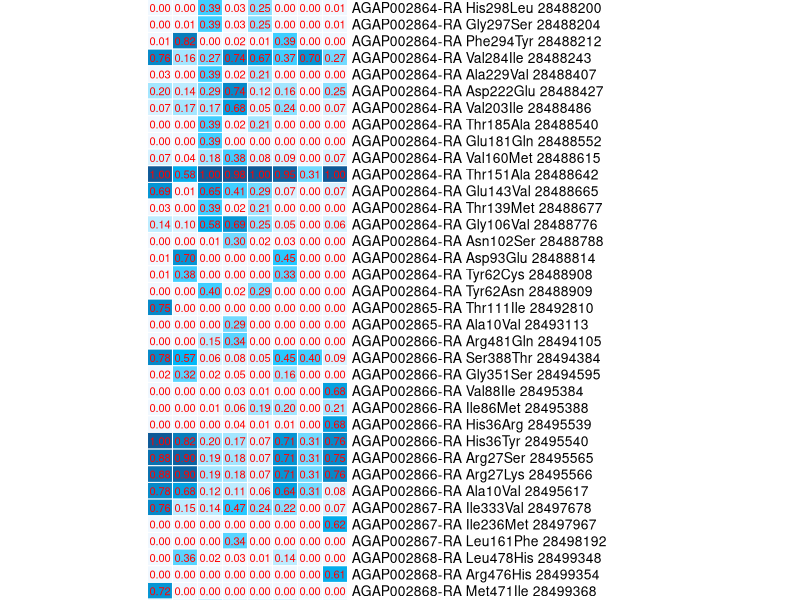

Write the R code that produced this figure.
library(pheatmap)
library(gmodels)


# input

tau = read.table("results_allpop/cyp6_all_cyp6.allele_fq.csv", sep="\t", header = T)


rownames(tau) = paste(tau$gene_eff, tau$PEP_eff, tau$POS)
varbool = tau$all>0.05 & tau$is_nonsyn == "True"
tam = tau[varbool,c("AOM","BFM","BFS","CMS","GAS","GWA","KES","UGS")]

col.fun = colorRampPalette(interpolate="l",c("aliceblue","deepskyblue","dodgerblue4"))
cod.fun = colorRampPalette(c("firebrick4","orangered", "floralwhite", "deepskyblue","dodgerblue4"))

pdf(file=paste("results_allpop/cyp6_all_cyp6.allele_fq_large.pdf",sep=""),height=30,width=12)
pheatmap(tam, color = col.fun(20), breaks = seq(0,1,length.out = 20), 
         cellwidth = 18, cellheight = 12, na_col = "dodgerblue4",
         border_color = "white", cluster_cols=F, cluster_rows=F,display_numbers = T, number_color = "red",
         main=paste("nonsyn freqs"))
dev.off()
